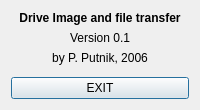
<?xml version="1.0" encoding="UTF-8"?>
<ui version="4.0">
 <class>AboutForm</class>
 <widget class="QDialog" name="AboutForm">
  <property name="windowTitle">
   <string>About</string>
  </property>
  <layout class="QVBoxLayout" name="verticalLayout">
   <item>
    <widget class="QLabel" name="textLabel1">
     <property name="font">
      <font>
       <weight>75</weight>
       <bold>true</bold>
      </font>
     </property>
     <property name="text">
      <string>Drive Image and file transfer</string>
     </property>
     <property name="alignment">
      <set>Qt::AlignCenter</set>
     </property>
     <property name="wordWrap">
      <bool>false</bool>
     </property>
    </widget>
   </item>
   <item>
    <widget class="QLabel" name="textLabel2">
     <property name="text">
      <string>Version 0.1</string>
     </property>
     <property name="alignment">
      <set>Qt::AlignCenter</set>
     </property>
     <property name="wordWrap">
      <bool>false</bool>
     </property>
    </widget>
   </item>
   <item>
    <widget class="QLabel" name="textLabel3">
     <property name="text">
      <string>by P. Putnik, 2006</string>
     </property>
     <property name="alignment">
      <set>Qt::AlignCenter</set>
     </property>
     <property name="wordWrap">
      <bool>false</bool>
     </property>
    </widget>
   </item>
   <item>
    <widget class="KURLLabel" name="kURLLabel1" native="true">
     <property name="text" stdset="0">
      <string>http://www.ppest.org</string>
     </property>
     <property name="url" stdset="0">
      <string>http://www.ppest.org</string>
     </property>
    </widget>
   </item>
   <item>
    <widget class="QPushButton" name="aboexButton">
     <property name="text">
      <string>EXIT</string>
     </property>
     <property name="shortcut">
      <string/>
     </property>
    </widget>
   </item>
  </layout>
 </widget>
 <layoutdefault spacing="6" margin="11"/>
 <pixmapfunction>qPixmapFromMimeSource</pixmapfunction>
 <customwidgets>
  <customwidget>
   <class>KURLLabel</class>
   <extends>QWidget</extends>
   <header>kurllabel.h</header>
  </customwidget>
 </customwidgets>
 <includes>
  <include location="local">kurllabel.h</include>
 </includes>
 <resources/>
 <connections>
  <connection>
   <sender>aboexButton</sender>
   <signal>clicked()</signal>
   <receiver>AboutForm</receiver>
   <slot>close()</slot>
   <hints>
    <hint type="sourcelabel">
     <x>20</x>
     <y>20</y>
    </hint>
    <hint type="destinationlabel">
     <x>20</x>
     <y>20</y>
    </hint>
   </hints>
  </connection>
  <connection>
   <sender>aboexButton</sender>
   <signal>clicked()</signal>
   <receiver>AboutForm</receiver>
   <slot>aboexButton_clicked()</slot>
   <hints>
    <hint type="sourcelabel">
     <x>20</x>
     <y>20</y>
    </hint>
    <hint type="destinationlabel">
     <x>20</x>
     <y>20</y>
    </hint>
   </hints>
  </connection>
 </connections>
</ui>
